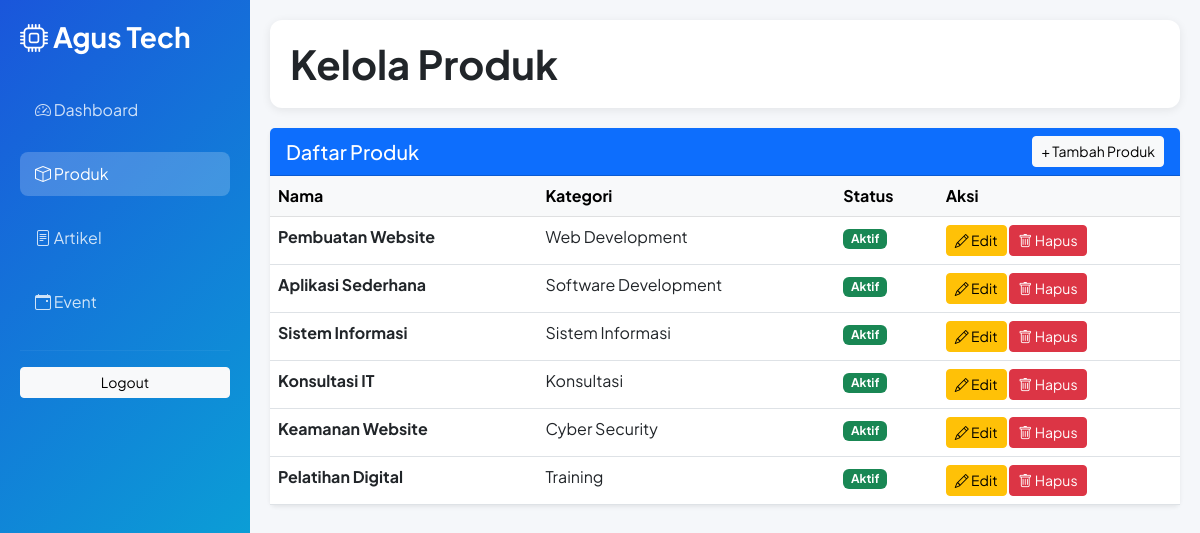
Page /admin/produk.php (signed in) on the committed database.
### tables this page shows
CREATE TABLE IF NOT EXISTS produk (
  id          INT AUTO_INCREMENT PRIMARY KEY,
  nama        VARCHAR(255) NOT NULL,
  kategori    VARCHAR(100) DEFAULT 'Layanan IT',
  deskripsi   TEXT NOT NULL,
  harga       VARCHAR(100) DEFAULT 'Hubungi Kami',
  gambar      VARCHAR(255) DEFAULT NULL,
  icon        VARCHAR(100) DEFAULT 'bi-gear',
  fitur       TEXT DEFAULT NULL,
  status      ENUM('aktif','nonaktif') NOT NULL DEFAULT 'aktif',
  created_at  TIMESTAMP DEFAULT CURRENT_TIMESTAMP
);

### admin/produk.php (the view, shortened to what this page needs)
<?php
require_once __DIR__ . '/../config/koneksi.php';
$page_title = 'Kelola Produk';
$action = $_GET['action'] ?? '';
try {
    $stmt = $pdo->query("SELECT * FROM produk ORDER BY created_at DESC");
    $produk_list = $stmt->fetchAll();
} catch (Exception $e) {
    $produk_list = [];
}
?>
<!DOCTYPE html>
<html lang="id">
<head>
    <link href="https://cdnjs.cloudflare.com/ajax/libs/bootstrap/5.3.0/css/bootstrap.min.css" rel="stylesheet">
    <link href="https://cdnjs.cloudflare.com/ajax/libs/bootstrap-icons/1.11.0/font/bootstrap-icons.min.css" rel="stylesheet">
</head>
<body>
    <div class="sidebar">
        <h3 class="fw-bold mb-4"><i class="bi bi-cpu"></i> Agus Tech</h3>
        <nav class="nav flex-column">
            <a href="<?php echo APP_URL; ?>/admin/dashboard.php" class="nav-link"><i class="bi bi-speedometer2"></i> Dashboard</a>
            <a href="<?php echo APP_URL; ?>/admin/produk.php" class="nav-link active"><i class="bi bi-box"></i> Produk</a>
            <a href="<?php echo APP_URL; ?>/admin/artikel.php" class="nav-link"><i class="bi bi-file-text"></i> Artikel</a>
            <a href="<?php echo APP_URL; ?>/admin/event.php" class="nav-link"><i class="bi bi-calendar-event"></i> Event</a>
        </nav>
        <hr style="border-color: rgba(255,255,255,0.2);">
        <a href="<?php echo APP_URL; ?>/auth/logout.php" class="btn btn-light btn-sm w-100">Logout</a>
    </div>
    <div class="main-content">
        <div class="top-bar">
            <h1 class="mb-0 fw-bold"><?php echo $page_title; ?></h1>
        </div>
        <div class="row">
            <div class="col-lg-<?php echo ($action == 'add' || $action == 'edit') ? '6' : '12'; ?>">
                <div class="card border-0 shadow-sm">
                    <div class="card-header bg-primary text-white d-flex justify-content-between align-items-center">
                        <h5 class="mb-0">Daftar Produk</h5>
                        <a href="?action=add" class="btn btn-light btn-sm">+ Tambah Produk</a>
                    </div>
                    <div class="card-body p-0">
                        <div class="table-responsive">
                            <table class="table table-hover mb-0">
                                <thead class="table-light">
                                    <tr>
                                        <th>Nama</th>
                                        <th>Kategori</th>
                                        <th>Status</th>
                                        <th>Aksi</th>
                                    </tr>
                                </thead>
                                <tbody>
                                    <?php foreach ($produk_list as $item): ?>
                                    <tr>
                                        <td><strong><?php echo $item['nama']; ?></strong></td>
                                        <td><?php echo $item['kategori']; ?></td>
                                        <td>
                                            <span class="badge bg-<?php echo $item['status'] == 'aktif' ? 'success' : 'danger'; ?>">
                                                <?php echo ucfirst($item['status']); ?>
                                            </span>
                                        </td>
                                        <td>
                                            <a href="?action=edit&id=<?php echo $item['id']; ?>" class="btn btn-sm btn-warning">
                                                <i class="bi bi-pencil"></i> Edit
                                            </a>
                                            <a href="?delete=<?php echo $item['id']; ?>" class="btn btn-sm btn-danger btn-delete" onclick="return confirm('Yakin hapus item ini?');">
                                                <i class="bi bi-trash"></i> Hapus
                                            </a>
                                        </td>
                                    </tr>
                                    <?php endforeach; ?>
                                </tbody>
                            </table>
                        </div>
                    </div>
                </div>
            </div>
        </div>
    </div>
</body>
</html>

### admin/produk.php (style rules this page uses)
body { font-family: 'Plus Jakarta Sans', sans-serif; background: #f5f7fa; }
.sidebar { background: linear-gradient(135deg, #1a56db 0%, #06b6d4 100%); color: white; min-height: 100vh; padding: 20px; position: fixed; left: 0; top: 0; width: 250px; }
.sidebar .nav-link { color: rgba(255,255,255,0.8); margin: 10px 0; border-radius: 8px; padding: 10px 15px; transition: all 0.3s; }
.sidebar .nav-link:hover, .sidebar .nav-link.active { background: rgba(255,255,255,0.2); color: white; }
.main-content { margin-left: 250px; padding: 20px; }
.top-bar { background: white; padding: 20px; border-radius: 12px; box-shadow: 0 2px 10px rgba(0,0,0,0.08); margin-bottom: 20px; }

### rows in the picture
produk: nama "Pembuatan Website", kategori "Web Development", status "Aktif"
produk: nama "Aplikasi Sederhana", kategori "Software Development", status "Aktif"
produk: nama "Sistem Informasi", kategori "Sistem Informasi", status "Aktif"
produk: nama "Konsultasi IT", kategori "Konsultasi", status "Aktif"
produk: nama "Keamanan Website", kategori "Cyber Security", status "Aktif"
produk: nama "Pelatihan Digital", kategori "Training", status "Aktif"

### other values in the picture
$page_title "Kelola Produk"
